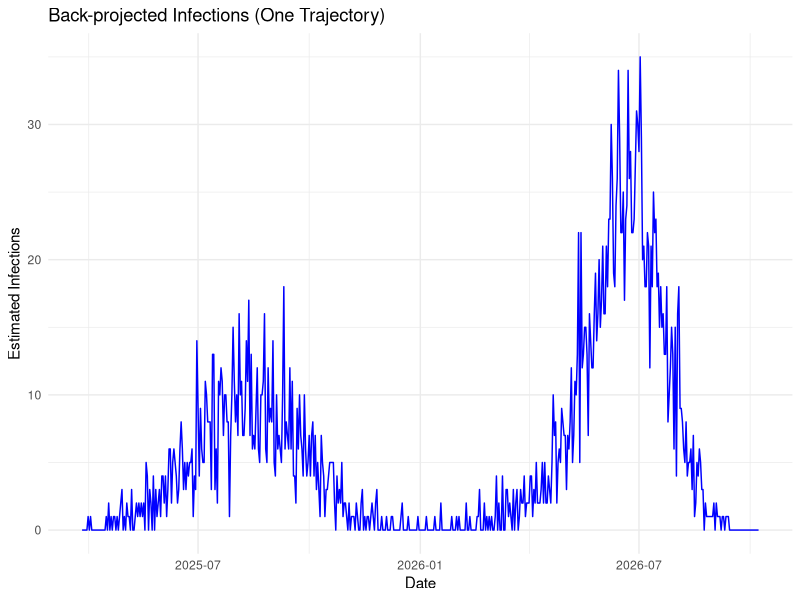

Source code (R):
library(stats4); library(dplyr); library(ggplot2); library(MASS); library(fitdistrplus); 
library(tidyr); library(lubridate); library(magrittr); 
#-------------------------------------------------------------------------------
days <- 0:150  
prob_density <- dnorm(days, mean = 75, sd = 25) 
case_counts <- prob_density / max(prob_density) * 50  
case_counts_scaled <- round(case_counts)

df_samples <- data.frame(
  time_onset = days,
  case_count = case_counts_scaled)

last_time_onset <- max(df_samples$time_onset)

temp_pre_days <- data.frame(
  time_onset = -400:-1,
  case_count = 0
)

# 새로운 10일치 데이터 생성
temp_lastdays <- data.frame(
  time_onset = (last_time_onset + 1):(last_time_onset + 10),
  case_count = 0  # 신규 날짜의 case_count는 0으로 설정
)

df_samples_full <- bind_rows(temp_pre_days, df_samples, temp_lastdays)
df_samples <- df_samples_full %>%
  mutate(time_onset = 0:(n() - 1))

sample_ip_normal <- function(n) {
  rnorm(n, mean = 5, sd = 1)
}

#-------------------------------------------------------------------------------
# Short-term (감마 분포)
sample_ip_gamma <- function(n) rgamma(n, shape = 1.2, scale = 22.2)

# Bimodal (감마 + 정규 혼합 분포) 
sample_ip_bimodal <- function(n) {
  p <- 83 / (142 + 83)  # normal 쪽 비율
  n_normal <- rbinom(1, n, prob = p)
  n_gamma <- n - n_normal
  
  c(rgamma(n_gamma, shape = 1.2, scale = 22.2),
    rnorm(n_normal, mean = 337.4, sd = 38.5))
}

#-------------------------------------------------------------------------------
n<-10000
df_onset<-df_samples
ip_sampler<-sample_ip_bimodal
infection_records <- vector("list", n)

for (sim in 1:n) {
  infection_list <- list()
  
  for (i in 1:nrow(df_onset)) {
    n_cases <- df_onset$case_count[i]
    onset_day <- df_onset$time_onset[i]
    ip_samples <- ip_sampler(n_cases)
    infect_days <- floor(onset_day - ip_samples)
    infection_list[[i]] <- infect_days
  }
  
  all_infect_days <- unlist(infection_list)
  sim_counts <- table(factor(all_infect_days, levels = 0:max(df_onset$time_onset)))
  infection_records[[sim]] <- as.numeric(sim_counts)
}

#--------------------------------------------------------------------------------------------------
# trajectory 임의로 선택
# 계속해서 모양 바뀌는 것까지 확인 완 
#set.seed(123)  # 고정을 원하면 주석 제거~
random_index <- sample(1:n, 1)
selected_trajectory <- infection_records[[random_index]]

#  첫 번째 대상자 날짜를 2025-04-01로 맞춤 -> 확인 완 
infection_days <- 0:(length(selected_trajectory) - 1)
first_infection_day <- min(infection_days[selected_trajectory > 0])  # 감염자 발생 첫 날
start_date <- as.Date("2025-04-01")
date_seq <- start_date + (infection_days - first_infection_day)

result_df <- data.frame(
  date = date_seq,
  infections = selected_trajectory
)

ggplot(result_df, aes(x = date, y = infections)) +
  geom_line(color = "blue") +
  labs(title = "Back-projected Infections (One Trajectory)",
       x = "Date",
       y = "Estimated Infections") +
  theme_minimal()
